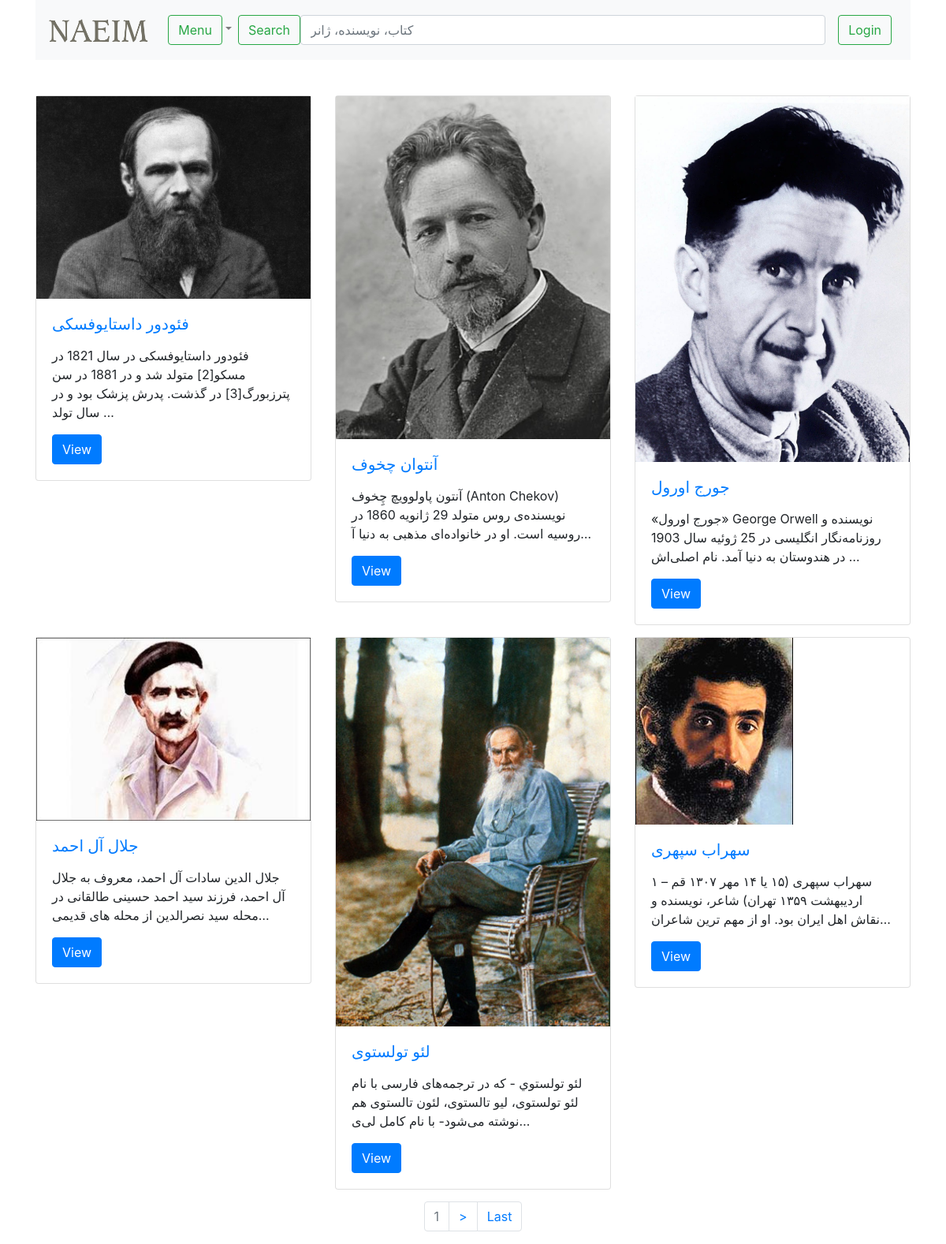
Screenshot of /authors/ with the database file from the repository.
### authors/models.py (models this page shows, shortened)
class Author(models.Model):
    fullName = models.CharField(max_length=200)
    bio = models.TextField(null=True, blank=True,)
    slug = models.SlugField(unique=True, allow_unicode=True, max_length=200)
    created = models.DateTimeField(auto_now=False, auto_now_add=True)
    updated = models.DateTimeField(auto_now=True, auto_now_add=False)
    image = models.ImageField(upload_to='images/authors',  #use upload location
                                    null=True,
                                    blank=True,
                                    )
    def get_absolute_url(self):
        return reverse("authors:detail", kwargs={"slug": self.slug})
    class Meta:
        ordering = ['-created', '-updated']

### authors/views.py (the view)
# urls.py: path('', author_view.retrive, name='retrive'),
def retrive(request): #retrive
    authors =  Author.objects.all()
    paginator = Paginator(authors, 6) # Show 2 contacts per page.
    page_number = request.GET.get('page')
    page_obj = paginator.get_page(page_number)
    context = {
        'page_obj': page_obj
    }
    return render(
        request= request,
        template_name="authors/retrive.html",
        context= context)

### templates/authors/retrive.html
{%extends 'base.html'%}
{%block content%}
<div class="row" >
    {% for author in page_obj %}
        <div class="col-sm-12 col-md-6 col-lg-4" style="margin-bottom: 15px;">
            <div class="card">
                {%if author.image%}
                <a href="{{author.get_absolute_url}}"><img src="{{author.image.url}}" style="max-width: 100%; height: auto;" alt="post-image"></a>
                {%endif%}
                <div class="card-body">
                  <h5 class="card-title"><a href='{{author.get_absolute_url}}'>{{author.fullName}}</a></h5>
                  <p class="card-text">{{author.bio | linebreaks | truncatechars:120 }}</p>
                  <a href='{{author.get_absolute_url}}' class="btn btn-primary">View</a>
                </div>
              </div>
        </div>
    {% endfor %}
</div>
{% include "authors/pagination.html" %}
{%endblock%}

### templates/base.html (shortened to what this page needs)
{% load static %}
<!DOCTYPE html>
<html>
<head>
    <link rel="stylesheet" href="https://stackpath.bootstrapcdn.com/bootstrap/4.5.2/css/bootstrap.min.css">
    <link rel="stylesheet" href="{% static 'css/css.css' %}">
</head>
<body>
    <div class="container">
        {% include "navbar.html" %}
        {% block content %}{% endblock content %}
    </div>
</body>
</html>

### templates/navbar.html (shortened to what this page needs)
{% load static %}
<nav class="navbar navbar-expand-lg navbar-light bg-light" style="margin-bottom: 45px;">
  <a class="navbar-brand" href="/"><img src="{% static 'images/naeim.png' %}" style="height: 50px;"></a>
  <div class="collapse navbar-collapse" id="navbarSupportedContent">
    <ul class="navbar-nav d-flex flex-fill">
      <li class="nav-item dropdown">
        <a class="nav-link dropdown-toggle" href="#" role="button" data-toggle="dropdown" aria-haspopup="true" aria-expanded="false"><button class="btn btn-outline-success">Menu</button></a>
      </li>
      <li class="d-flex flex-fill">
        <form  class="form-inline my-2 my-lg-0 flex-fill" method="GET" action="/books">
          <button class="btn btn-outline-success my-2 my-sm-0" type="submit">Search</button>
          <input class="form-control mr-sm-2 flex-fill" name="q" type="search"  placeholder="کتاب، نویسنده، ژانر" aria-label="Search" value="{{request.GET.q}}">
        </form>
      </li>
      {%if request.user.is_authenticated%}
      <li class="nav-item">
          <a class="nav-link dropdown-toggle" href="#" role="button" data-toggle="dropdown" aria-haspopup="true" aria-expanded="false">
            <img src="{{request.user.profile.prof.url}}" style="height: 40px; border-radius: 100%;">{{request.user.username}}</a>
            <div class="dropdown-menu dropdown-menu-lg-right">
              <a class="dropdown-item" href="/accounts/profile">Your Profile</a>
              <div class="dropdown-divider"></div>
              <a class="dropdown-item" href="/accounts/logout">Logout</a>
            </div>
      </li>
      {%else%}
      <li>
        <a class="nav-link" href="/accounts/login"><button class="btn btn-outline-success">Login</button></a>
      </li>
      {%endif%}
    </ul>
  </div>
</nav>

### templates/authors/pagination.html (shortened to what this page needs)
<nav aria-label="Page navigation example">
    <ul class="pagination justify-content-center">
        <li class="page-item disabled">
            <a class="page-link">{{ page_obj.number }}</a></li>
        {% if page_obj.has_next %}
        <li class="page-item">
            <a class="page-link" href="?page={{ page_obj.next_page_number }}"> > </a>
        </li>
        <li class="page-item">
            <a class="page-link" href="?page={{ page_obj.paginator.num_pages }}">Last</a>
        </li>
        {% endif %}
    </ul>
</nav>

### rows the page displays
Author: image (picture), fullName "فئودور داستایوفسکی", bio "فئودور داستایوفسکی در سال 1821 در مسکو[2] متولد شد و در 1881 در سن پترزبورگ[3] در گذشت. پدرش پزشک بود و در سال تولد …"
Author: image (picture), fullName "آنتوان چخوف", bio "آنتون پاولوویچ چِخوف (Anton Chekov) نویسنده‌ی روس متولد 29 ژانویه 1860 در روسیه است. او در خانواده‌ای مذهبی به دنیا آ…"
Author: image (picture), fullName "جورج اورول", bio "«جورج اورول» George Orwell نویسنده و روزنامه‌نگار انگلیسی در 25 ژوئیه سال 1903 در هندوستان به دنیا آمد. نام اصلی‌اش …"
Author: image (picture), fullName "جلال آل احمد", bio "جلال الدین سادات آل احمد، معروف به جلال آل احمد، فرزند سید احمد حسینی طالقانی در محله سید نصرالدین از محله های قدیمی…"
Author: image (picture), fullName "لئو تولستوی", bio "لئو تولستوي - که در ترجمه‌های فارسی با نام لئو تولستوی، لیو تالستوی، لئون تالستوی هم نوشته می‌شود- با نام كامل لی‌ی…"
Author: image (picture), fullName "سهراب سپهری", bio "سهراب سپهری (۱۵ یا ۱۴ مهر ۱۳۰۷ قم – ۱ اردیبهشت ۱۳۵۹ تهران) شاعر، نویسنده و نقاش اهل ایران بود. او از مهم ترین شاعران…"

### other values shown
{{ page_obj.number }} "1"
